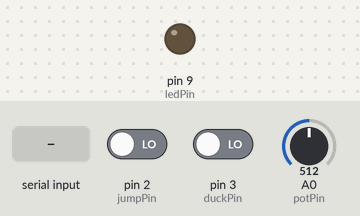
Recording of a sketch running on a simulated Arduino Leonardo, built with avr-gcc and run on an emulated ATmega32U4. Parts: output pins drawn as LEDs (lit = HIGH). Dashed ring = blinking. Inputs (shaded band) come from the test bench; at power-on: pin 2 (jumpPin) LOW, pin 3 (duckPin) LOW, A0 (potPin) = 512. USB keyboard and mouse output is not drawn; what the sketch prints to the serial monitor is not drawn.

Above: at 1.2 s.
1.3 s: "BLINK\n" received over Serial
At 1.64 s:
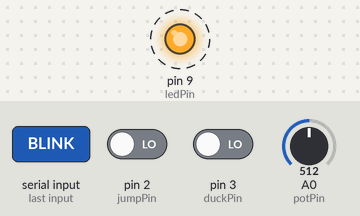
Timing chart, 0 to 4.3 s (numbered marks = the images above; inputs shaded):
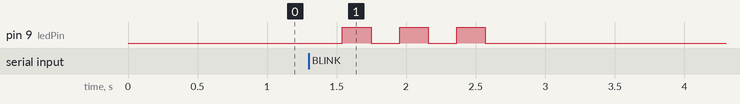

The sketch:

button_v1.ino
```cpp
#include <Keyboard.h>

const int jumpPin = 2;   // Button 1
const int duckPin = 3;   // Button 2
const int ledPin = 9;  // LED pin

bool lastJump = LOW;
bool lastDuck = LOW;

bool blinkActive = false;
int blinkCount = 0;
unsigned long lastToggle = 0;
bool ledState = LOW;

int potPin = A0; // analog input

void setup() {
  pinMode(jumpPin, INPUT);  // Using external pull-down wiring
  pinMode(duckPin, INPUT);
  pinMode(ledPin, OUTPUT); // LED

  Keyboard.begin();
  Serial.begin(9600);
}

// Helper function to blink LED 3 times
void blinkLED3Times() {
  for (int i = 0; i < 3; i++) {
    digitalWrite(ledPin, HIGH);
    delay(200);
    digitalWrite(ledPin, LOW);
    delay(200);
  }
}

void loop() {
  int val = analogRead(potPin); // 0–1023
  Serial.println(val);
  delay(50); // ~20 readings/sec

  bool jumpPressed = (digitalRead(jumpPin) == HIGH);
  bool duckPressed = (digitalRead(duckPin) == HIGH);

  // --- JUMP BUTTON (momentary press = spacebar) ---
  if (jumpPressed && lastJump == LOW) {
    Keyboard.press(' ');
    delay(5);
    Keyboard.release(' ');
  }
  lastJump = jumpPressed;

  // --- DUCK BUTTON (hold = down arrow) ---
  if (duckPressed && lastDuck == LOW) {
    Keyboard.press(KEY_DOWN_ARROW);
  }
  else if (!duckPressed && lastDuck == HIGH) {
    Keyboard.release(KEY_DOWN_ARROW);
  }
  lastDuck = duckPressed;

if (Serial.available()) {
    String msg = Serial.readStringUntil('\n');
    msg.trim();
    if (msg == "BLINK" && !blinkActive) {  // start blink only if not already blinking
      blinkActive = true;
      blinkCount = 0;
      ledState = LOW;
      digitalWrite(ledPin, LOW);
      lastToggle = millis();
    }
  }

  // --- Handle non-blocking LED blink ---
  if (blinkActive) {
    if (millis() - lastToggle >= 200) {  // 200ms per on/off
      ledState = !ledState;
      digitalWrite(ledPin, ledState ? HIGH : LOW);
      lastToggle = millis();

      if (!ledState) blinkCount++;  // count full on/off cycles
      if (blinkCount >= 3) blinkActive = false;  // done after 3 blinks
    }
  }

  delay(1);
}
```

Measured:
- after the input at 1.3 s, pin 9 (ledPin): alternates HIGH for 0.21 s and LOW for 0.21 s, 6 changes in all, then stays LOW, starting after 0.24 s
